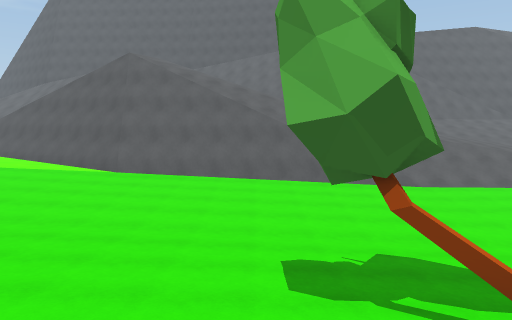
view 1 (above)

24 first-person views from a walk through a Unity game level. The camera is 1.4 m above the floor, tilts 6° down and sees 70° across. The floor is counted in squares, 2 m on a side. Each view is taken from the middle of a square. On the plan, view 1 faces up. The plan holds only what a view shows up to about 11 squares ahead; the rest is blank. The place goes on beyond the plan. The player is left out.

view 2
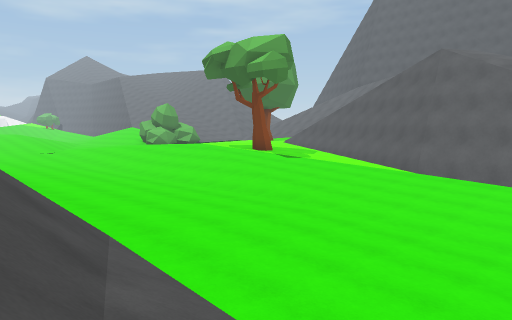

view 3
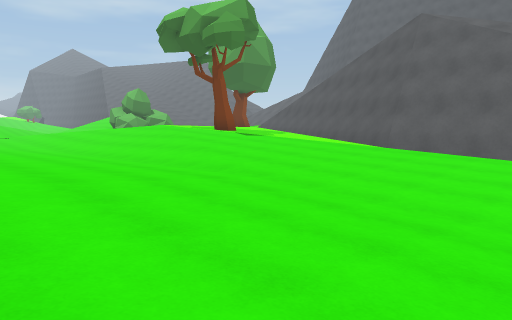

view 4
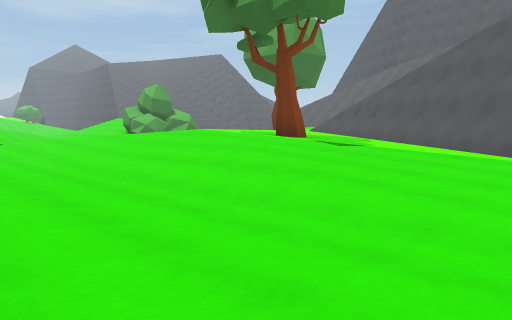

view 5
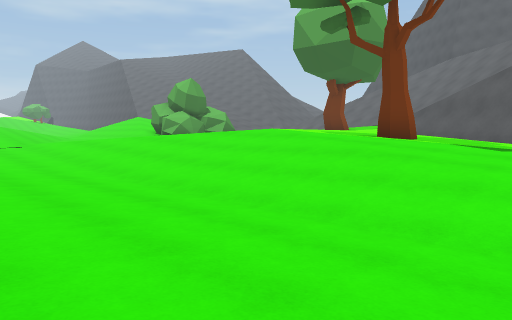

view 6
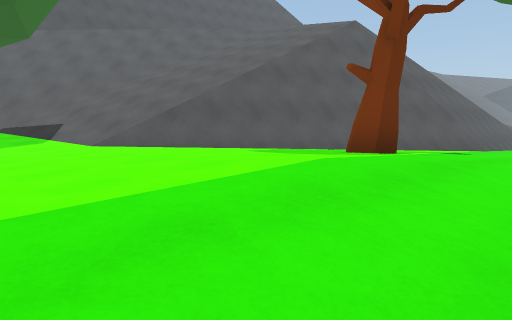

view 7
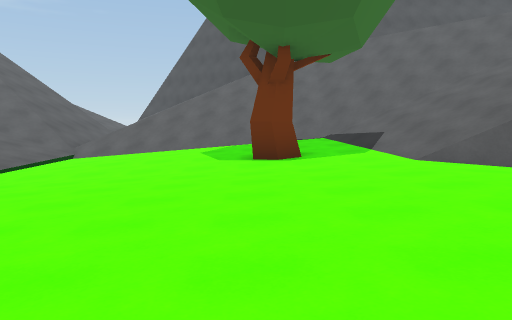

view 8
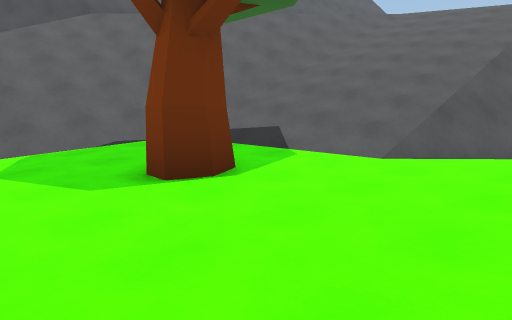

view 9
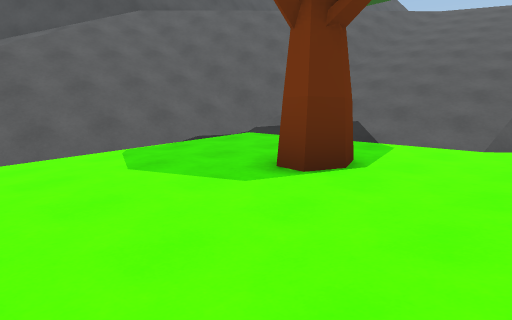

view 10
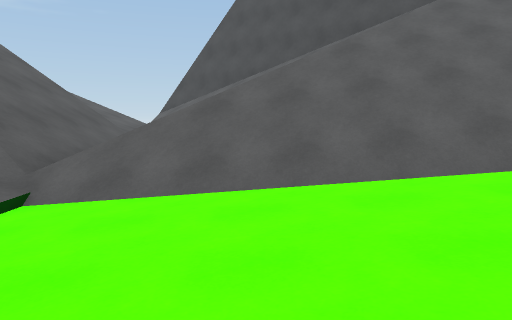

view 11
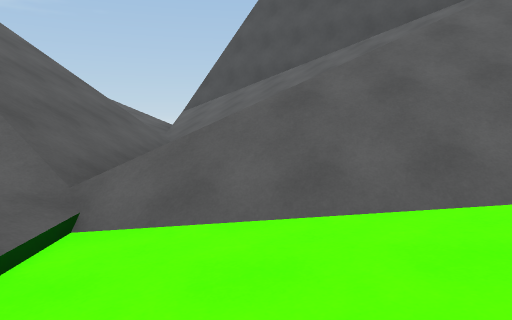

view 12
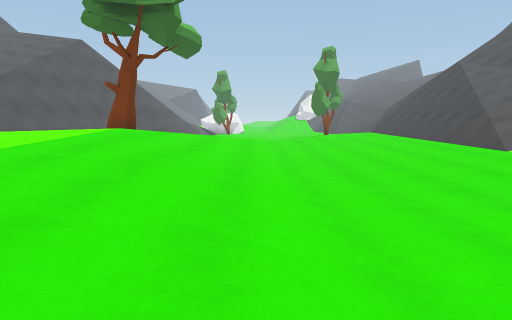

view 13
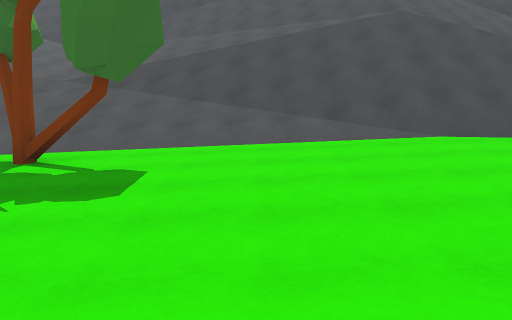

view 14
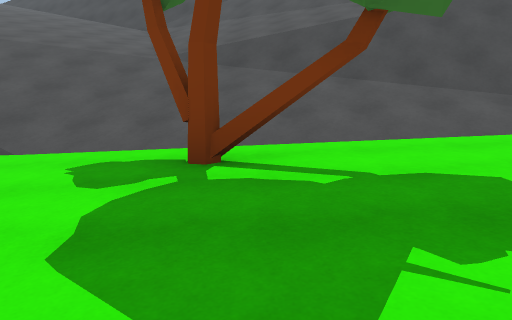

view 15
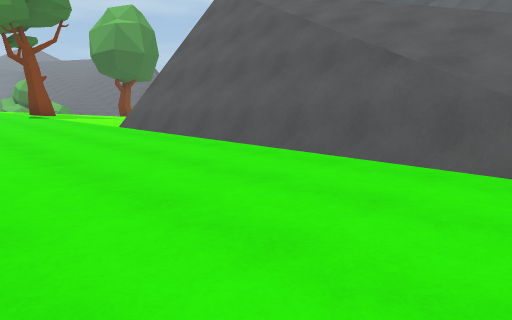

view 16
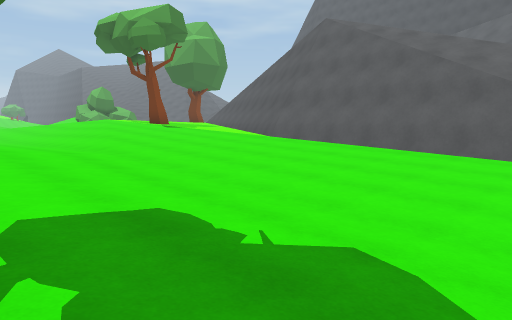

view 17
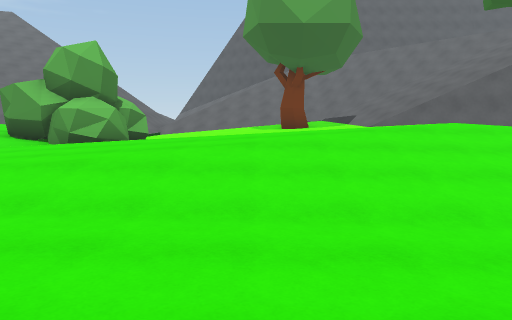

view 18
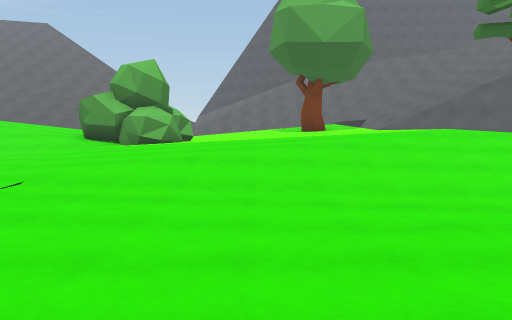

view 19
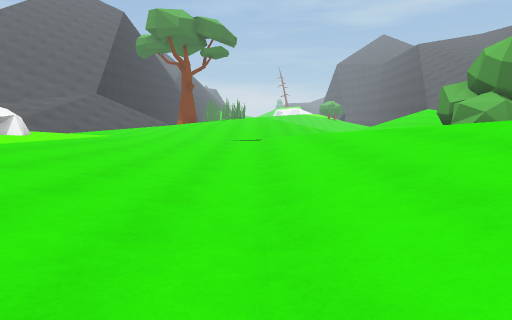

view 20
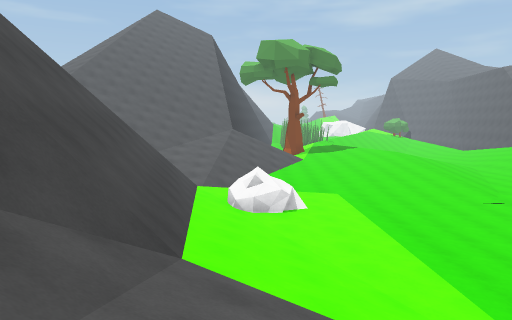

view 21
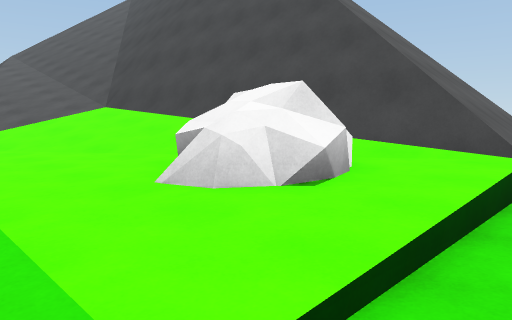

view 22
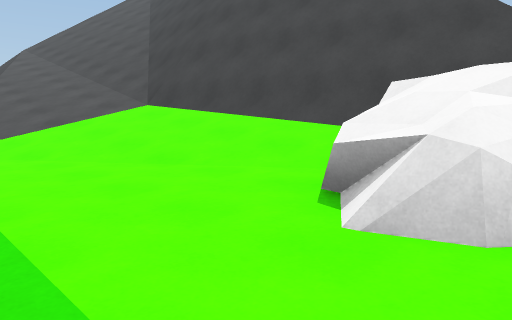

view 23
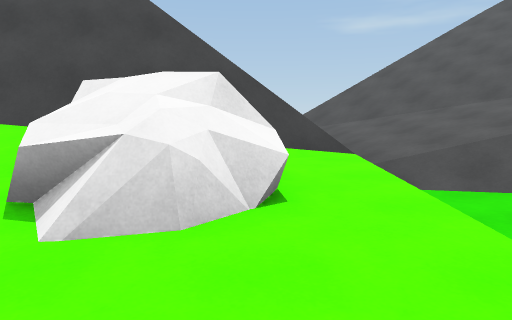

view 24
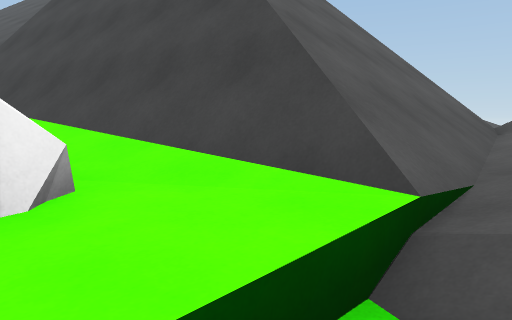

### Floor plan
Key: @ floor where view 1 was taken; # wall or solid block; . main floor; : floor 0.25 m higher than the main floor; - floor 0.5 m lower than the main floor; + floor 0.75 m higher than the main floor; * floor 1 m higher than the main floor; _ floor 1 m lower than the main floor; < floor 1.25 m lower than the main floor; / step, stairs or slope; = window, fence, low wall or low ledge; v drop or lower ground; T tree; R rock.
Columns run from 23 left of view 1 to 4 right of it. Each row starts with its distance up from view 1.
 28 //###
 27 ////###
 26 //////###
 25 =///////###
 24 //     ///#
 23 //    //////
 22 //  /////////
 21 //////////////
 20 ////////////////
 19 *:..::+++///////
 18  :..::++++///////
 17  :..::++++////////
 16   ...::T++////////
 15    ...::++/=#v////
 14   #..:::++++/##vvvvv///////
 13   # .::++++++:/### vvv/////
 12 ###  ::+++++++::/#####v/v//
 11 ....::++++++TT:::..######vvv
 10 ....::+++++++++::.....--____
  9 -...::++++++++::.....--_____
  8 -....:::......:.....--______
  7  ........---.......--______<
  6  .---___________-----_____<<
  5  .----______------..--______
  4  .------------........--____
  3  .------................-T__
  2 .........................TT-
  1 -......../////   ///////////
  0 -..R...////////////////@////
 -1 -.RR.///////////////////////
 -2 /..///=###//////////////////
 -3 //##########// /////////////
 -4 ///vvvv    ##/         /////
 -5 /////vvvvv             /////
 -6 //////
 -7 //////
 -8 //

Positions as (right, up) in squares from view 1, and headings:
1: (0, 0), facing up
2: (0, 0), facing up-left
3: (0, 2), facing up-left
4: (-4, 3), facing up-left
5: (-7, 3), facing up-left
6: (-16, 8), facing up-right
7: (-16, 9), facing up
8: (-18, 13), facing up-right
9: (-19, 14), facing up-right
10: (-19, 16), facing up
11: (-20, 17), facing up
12: (-21, 7), facing right
13: (-1, 8), facing down
14: (2, 6), facing down
15: (4, 7), facing up-left
16: (3, 3), facing up-left
17: (-17, 3), facing up
18: (-18, 1), facing up
19: (-11, 6), facing left
20: (-11, -1), facing left
21: (-23, 2), facing down-right
22: (-21, 2), facing down-right
23: (-21, 2), facing down
24: (-23, -1), facing down-right
